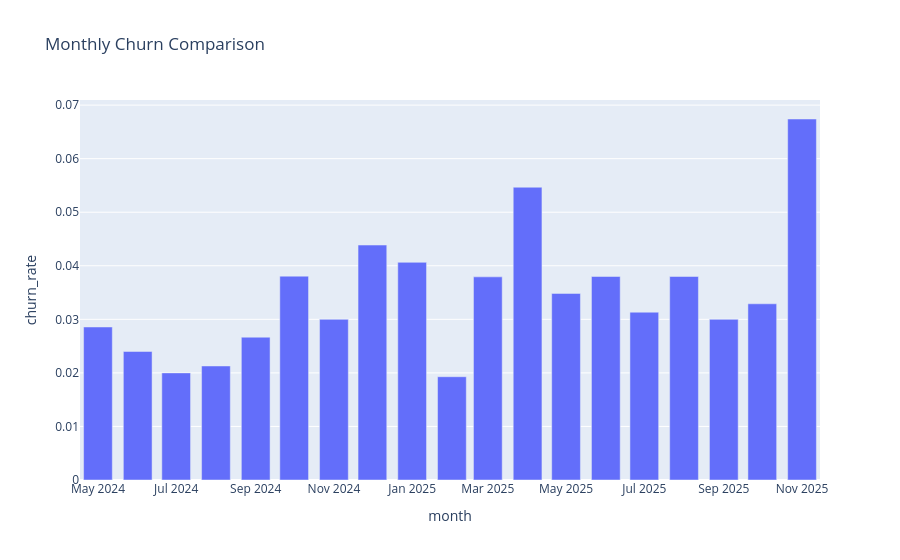

Notebook code cell kept with this figure:
### Code cell
px.bar(monthly_churn, x='month', y='churn_rate', title='Monthly Churn Comparison')

### Figure 1 — Plotly figure (JSON) as saved in the notebook; plotly's stock layout.template omitted (floating-point values rounded to 4 significant figures)
{"data": [{"hovertemplate": "month=%{x}<br>churn_rate=%{y}<extra></extra>", "legendgroup": "", "marker": {"color": "#636efa", "pattern": {"shape": ""}}, "name": "", "orientation": "v", "showlegend": false, "textposition": "auto", "type": "bar", "x": ["2024-05", "2024-06", "2024-07", "2024-08", "2024-09", "2024-10", "2024-11", "2024-12", "2025-01", "2025-02", "2025-03", "2025-04", "2025-05", "2025-06", "2025-07", "2025-08", "2025-09", "2025-10", "2025-11"], "xaxis": "x", "y": [0.02857, 0.024, 0.02, 0.02129, 0.02667, 0.03806, 0.03, 0.04387, 0.04065, 0.01929, 0.03793, 0.05467, 0.03484, 0.038, 0.03133, 0.038, 0.03, 0.0329, 0.06741], "yaxis": "y"}], "layout": {"barmode": "relative", "legend": {"tracegroupgap": 0}, "title": {"text": "Monthly Churn Comparison"}, "xaxis": {"anchor": "y", "domain": [0, 1], "title": {"text": "month"}}, "yaxis": {"anchor": "x", "domain": [0, 1], "title": {"text": "churn_rate"}}}}
